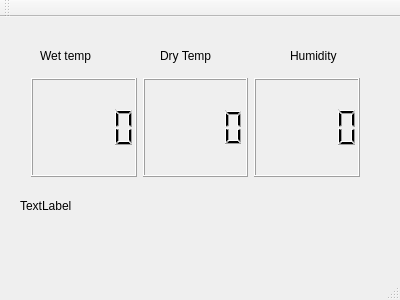
<?xml version="1.0" encoding="UTF-8"?>
<ui version="4.0">
 <class>MainWindow</class>
 <widget class="QMainWindow" name="MainWindow">
  <property name="geometry">
   <rect>
    <x>0</x>
    <y>0</y>
    <width>400</width>
    <height>300</height>
   </rect>
  </property>
  <property name="windowTitle">
   <string>MainWindow</string>
  </property>
  <widget class="QWidget" name="centralWidget">
   <widget class="QLabel" name="label">
    <property name="geometry">
     <rect>
      <x>40</x>
      <y>30</y>
      <width>67</width>
      <height>17</height>
     </rect>
    </property>
    <property name="text">
     <string>Wet temp</string>
    </property>
   </widget>
   <widget class="QLabel" name="label_2">
    <property name="geometry">
     <rect>
      <x>160</x>
      <y>30</y>
      <width>67</width>
      <height>17</height>
     </rect>
    </property>
    <property name="text">
     <string>Dry Temp</string>
    </property>
   </widget>
   <widget class="QLabel" name="label_3">
    <property name="geometry">
     <rect>
      <x>290</x>
      <y>30</y>
      <width>67</width>
      <height>17</height>
     </rect>
    </property>
    <property name="text">
     <string>Humidity</string>
    </property>
   </widget>
   <widget class="QWidget" name="layoutWidget">
    <property name="geometry">
     <rect>
      <x>20</x>
      <y>50</y>
      <width>351</width>
      <height>121</height>
     </rect>
    </property>
    <layout class="QHBoxLayout" name="horizontalLayout">
     <item>
      <widget class="QLCDNumber" name="drTemplcdNumber">
       <property name="font">
        <font>
         <pointsize>15</pointsize>
         <weight>75</weight>
         <bold>true</bold>
        </font>
       </property>
       <property name="frameShape">
        <enum>QFrame::Box</enum>
       </property>
      </widget>
     </item>
     <item>
      <widget class="QLCDNumber" name="wetTemplcdNumber">
       <property name="font">
        <font>
         <pointsize>15</pointsize>
         <weight>75</weight>
         <bold>true</bold>
        </font>
       </property>
       <property name="frameShape">
        <enum>QFrame::Box</enum>
       </property>
      </widget>
     </item>
     <item>
      <widget class="QLCDNumber" name="humiditylcdNumber">
       <property name="font">
        <font>
         <pointsize>15</pointsize>
         <weight>75</weight>
         <bold>true</bold>
        </font>
       </property>
       <property name="frameShape">
        <enum>QFrame::Box</enum>
       </property>
      </widget>
     </item>
    </layout>
   </widget>
   <widget class="QLabel" name="testLabel">
    <property name="geometry">
     <rect>
      <x>20</x>
      <y>180</y>
      <width>67</width>
      <height>17</height>
     </rect>
    </property>
    <property name="text">
     <string>TextLabel</string>
    </property>
   </widget>
  </widget>
  <widget class="QMenuBar" name="menuBar">
   <property name="geometry">
    <rect>
     <x>0</x>
     <y>0</y>
     <width>400</width>
     <height>25</height>
    </rect>
   </property>
  </widget>
  <widget class="QToolBar" name="mainToolBar">
   <attribute name="toolBarArea">
    <enum>TopToolBarArea</enum>
   </attribute>
   <attribute name="toolBarBreak">
    <bool>false</bool>
   </attribute>
  </widget>
  <widget class="QStatusBar" name="statusBar"/>
 </widget>
 <layoutdefault spacing="6" margin="11"/>
 <resources/>
 <connections/>
</ui>
